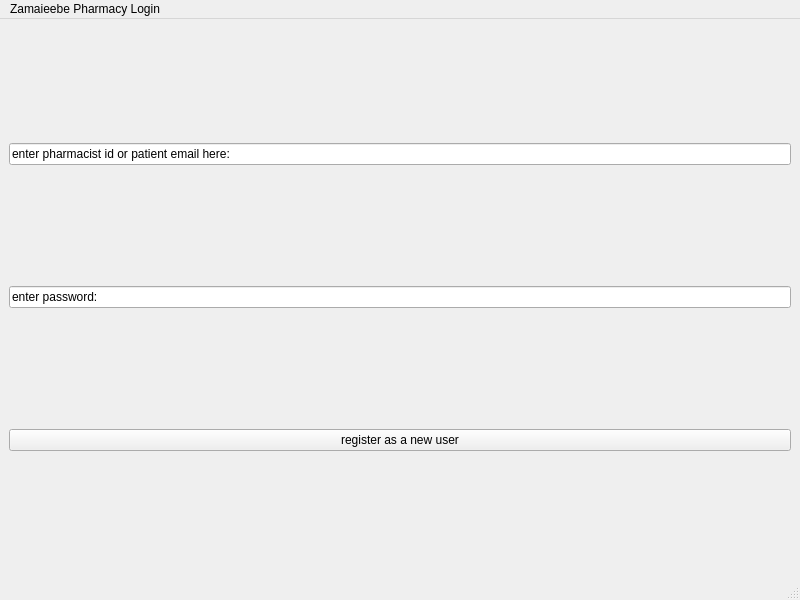
<?xml version="1.0" encoding="UTF-8"?>
<ui version="4.0">
 <class>MainWindow</class>
 <widget class="QMainWindow" name="MainWindow">
  <property name="geometry">
   <rect>
    <x>0</x>
    <y>0</y>
    <width>800</width>
    <height>600</height>
   </rect>
  </property>
  <property name="windowTitle">
   <string>MainWindow</string>
  </property>
  <widget class="QWidget" name="centralwidget">
   <layout class="QVBoxLayout" name="verticalLayout">
    <item>
     <widget class="QLineEdit" name="lineEdit">
      <property name="text">
       <string>enter pharmacist id or patient email here:</string>
      </property>
     </widget>
    </item>
    <item>
     <widget class="QLineEdit" name="lineEdit_2">
      <property name="text">
       <string>enter password:</string>
      </property>
     </widget>
    </item>
    <item>
     <widget class="QPushButton" name="pushButton">
      <property name="text">
       <string>register as a new user</string>
      </property>
     </widget>
    </item>
   </layout>
  </widget>
  <widget class="QMenuBar" name="menubar">
   <property name="geometry">
    <rect>
     <x>0</x>
     <y>0</y>
     <width>800</width>
     <height>25</height>
    </rect>
   </property>
   <widget class="QMenu" name="menuZamaieebe_Pharmacy_Login">
    <property name="title">
     <string>Zamaieebe Pharmacy Login</string>
    </property>
   </widget>
   <addaction name="menuZamaieebe_Pharmacy_Login"/>
  </widget>
  <widget class="QStatusBar" name="statusbar"/>
 </widget>
 <resources/>
 <connections/>
</ui>
